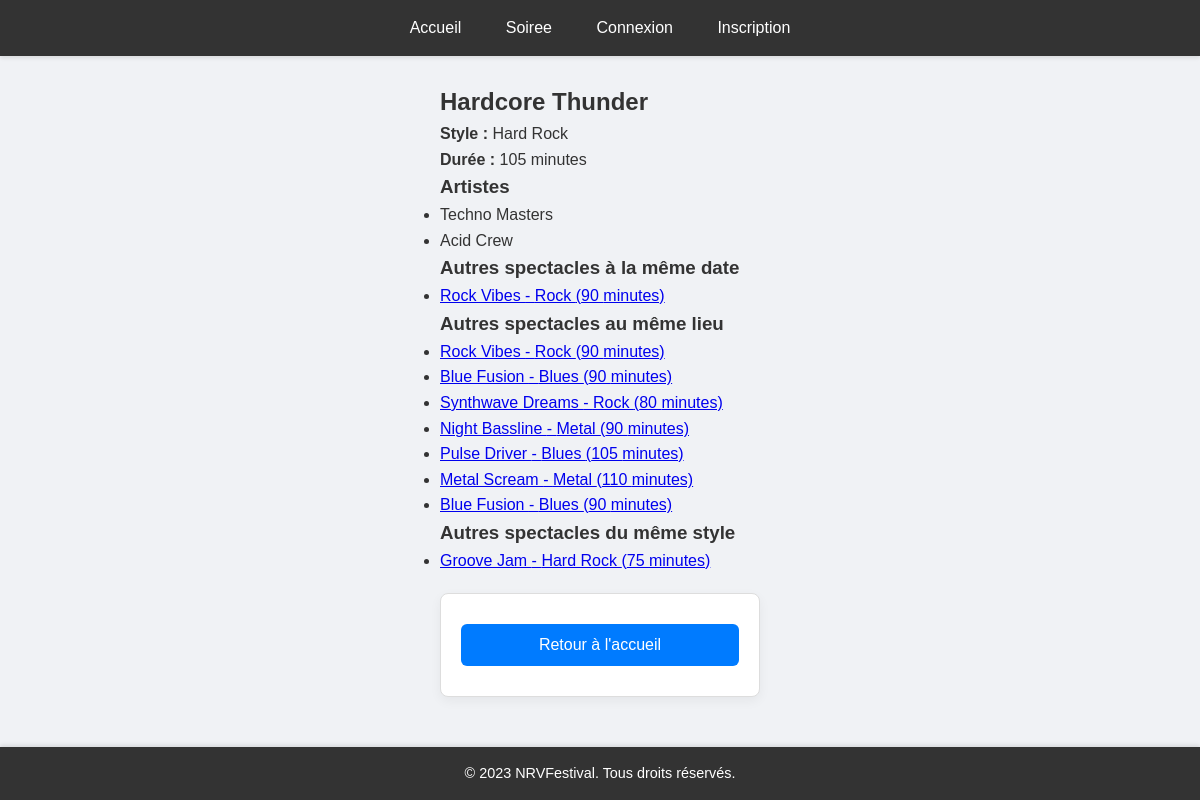
/?action=displaySpectacleDetail&id_spectacle=2, run on the app's committed database.
### tables this page shows
CREATE TABLE `spectacle` (
	`id_spectacle` INT NOT NULL AUTO_INCREMENT,
	`nomSpec` VARCHAR(100) NOT NULL,
	`id_style` INT NOT NULL,
	`id_soiree` INT NOT NULL,
	`duree` INT NOT NULL,
	PRIMARY KEY(`id_spectacle`),
	FOREIGN KEY (`id_soiree`) REFERENCES `soiree`(`id_soiree`),
    FOREIGN KEY (`id_style`) REFERENCES `style`(`id_style`)
);

CREATE TABLE `style`(
                        `id_style` INT NOT NULL,
                        `nom_style` VARCHAR(100),
                        PRIMARY KEY (`id_style`)
);

CREATE TABLE `artiste` (
	`id_artiste` INT NOT NULL AUTO_INCREMENT,
	`nom_artiste` VARCHAR(50) NOT NULL,
	PRIMARY KEY(`id_artiste`)
);

### index.php (called while the page is built, shortened)
<?php
require_once 'src/classes/dispatch/Dispatcher.php';
$dispatcher = new Dispatcher();
$dispatcher->run();

### src/classes/repository/NRVRepository.php (called while the page is built, shortened)
<?php
class NRVRepository {
    private PDO $pdo;
    private static ?NRVRepository $instance = null;
    private static array $config = [];
    private function __construct(array $conf) {
        $this->pdo = new PDO($conf['dsn'], $conf['user'], $conf['pass'], [
            PDO::ATTR_ERRMODE => PDO::ERRMODE_EXCEPTION
        ]);
    }
    public static function getInstance(): ?NRVRepository {
        if (is_null(self::$instance)) {
            self::$instance = new NRVRepository(self::$config);
        }
        return self::$instance;
    }
    public static function setConfig(string $file) {
        $conf = parse_ini_file($file);
        self::$config = [
            'dsn' => "mysql:host=" . $conf['host'] . ";dbname=" . $conf['dbname'],
            'user' => $conf['username'],
            'pass' => $conf['password']
        ];
    }
    public function getSpectaclesByDate(string $date, int $excludeId = null): array {
        $query = "
            SELECT spectacle.id_spectacle, spectacle.nomSpec, style.nom_style AS style, spectacle.duree
            FROM spectacle
            JOIN style ON spectacle.id_style = style.id_style
            JOIN soiree2spectacle ON spectacle.id_spectacle = soiree2spectacle.id_spectacle
            JOIN soiree ON soiree2spectacle.id_soiree = soiree.id_soiree
            WHERE soiree.date = :date
        ";
        if ($excludeId !== null) {
            $query .= " AND spectacle.id_spectacle != :excludeId";
        }
        $stmt = $this->pdo->prepare($query);
        $params = ['date' => $date];
        if ($excludeId !== null) {
            $params['excludeId'] = $excludeId;
        }
        $stmt->execute($params);
        return $stmt->fetchAll(PDO::FETCH_ASSOC);
    }
    public function getSpectaclesByLocation(string $location, int $excludeId = null): array {
        $query = "
            SELECT spectacle.id_spectacle, spectacle.nomSpec, style.nom_style AS style, spectacle.duree
            FROM spectacle
            JOIN style ON spectacle.id_style = style.id_style
            JOIN soiree2spectacle ON spectacle.id_spectacle = soiree2spectacle.id_spectacle
            JOIN soiree ON soiree2spectacle.id_soiree = soiree.id_soiree
            JOIN lieu ON soiree.id_lieu = lieu.id_lieu
            WHERE lieu.nom_lieu = :location
        ";
        if ($excludeId !== null) {
            $query .= " AND spectacle.id_spectacle != :excludeId";
        }
        $stmt = $this->pdo->prepare($query);
        $params = ['location' => $location];
        if ($excludeId !== null) {
            $params['excludeId'] = $excludeId;
        }
        $stmt->execute($params);
        return $stmt->fetchAll(PDO::FETCH_ASSOC);
    }
    public function getSpectaclesByStyle(string $style, int $excludeId = null): array {
        $query = "
            SELECT spectacle.id_spectacle, spectacle.nomSpec, style.nom_style AS style, spectacle.duree
            FROM spectacle
            JOIN style ON spectacle.id_style = style.id_style
            WHERE style.nom_style = :style
        ";
        if ($excludeId !== null) {
            $query .= " AND spectacle.id_spectacle != :excludeId";
        }
        $stmt = $this->pdo->prepare($query);
        $params = ['style' => $style];
        if ($excludeId !== null) {
            $params['excludeId'] = $excludeId;
        }
        $stmt->execute($params);
        return $stmt->fetchAll(PDO::FETCH_ASSOC);
    }
    public function getSpectacleById(int $id): ?array {
        $stmt = $this->pdo->prepare("
            SELECT spectacle.id_spectacle, spectacle.nomSpec, style.nom_style AS style, spectacle.duree, soiree.date, lieu.nom_lieu
            FROM spectacle
            JOIN style ON spectacle.id_style = style.id_style
            JOIN soiree2spectacle ON spectacle.id_spectacle = soiree2spectacle.id_spectacle
            JOIN soiree ON soiree2spectacle.id_soiree = soiree.id_soiree
            JOIN lieu ON soiree.id_lieu = lieu.id_lieu
            WHERE spectacle.id_spectacle = :id
        ");
        $stmt->execute(['id' => $id]);
        return $stmt->fetch(PDO::FETCH_ASSOC) ?: null;
    }
    public function getArtistsBySpectacleId(int $spectacleId): array {
        $stmt = $this->pdo->prepare("
            SELECT artiste.nom_artiste
            FROM artiste
            JOIN spectacle2artiste ON artiste.id_artiste = spectacle2artiste.id_artiste
            WHERE spectacle2artiste.id_spectacle = :spectacleId
        ");
        $stmt->execute(['spectacleId' => $spectacleId]);
        return $stmt->fetchAll(PDO::FETCH_ASSOC);
    }
}

### src/classes/action/DisplaySpectacleDetailAction.php (the view, shortened to what this page needs)
<?php
class DisplaySpectacleDetailAction extends Action {
    public function execute(): string {
        $repo = NRVRepository::getInstance();
        if (isset($_GET['id_spectacle'])) {
            $spectacleId = (int)$_GET['id_spectacle'];
            $spectacle = $repo->getSpectacleById($spectacleId);
            $artists = $repo->getArtistsBySpectacleId($spectacleId);
            $output = "
            <h2>{$spectacle['nomSpec']}</h2>
            <p><strong>Style :</strong> {$spectacle['style']}</p>
            <p><strong>Durée :</strong> {$spectacle['duree']} minutes</p>
            <h3>Artistes</h3>
            <ul>";
            foreach ($artists as $artist) {
                $output .= "<li>{$artist['nom_artiste']}</li>";
            }
            $output .= "</ul>";
            $similarByDate = $repo->getSpectaclesByDate($spectacle['date'], $spectacleId);
            $similarByLocation = $repo->getSpectaclesByLocation($spectacle['nom_lieu'], $spectacleId);
            $similarByStyle = $repo->getSpectaclesByStyle($spectacle['style'], $spectacleId);
            $output .= $this->renderSimilarSection("Autres spectacles à la même date", $similarByDate);
            $output .= $this->renderSimilarSection("Autres spectacles au même lieu", $similarByLocation);
            $output .= $this->renderSimilarSection("Autres spectacles du même style", $similarByStyle);
            $output .= '
            <form action="index.php" method="get">
                <button type="submit" name="action" value="default">Retour à l\'accueil</button>
            </form>';
            return $output;
        } else {
            return "<p>Erreur : ID du spectacle non fourni.</p>";
        }
    }
    private function renderSimilarSection(string $title, array $spectacles): string {
        $output = "<h3>$title</h3><ul>";
        foreach ($spectacles as $spectacle) {
            $output .= "<li><a href='?action=displaySpectacleDetail&id_spectacle={$spectacle['id_spectacle']}'>{$spectacle['nomSpec']} - {$spectacle['style']} ({$spectacle['duree']} minutes)</a></li>";
        }
        $output .= "</ul>";
        return $output;
    }
}

### style/style.css (style rules this page uses)
* { margin: 0; padding: 0; box-sizing: border-box; }
body { font-family: Arial, sans-serif; line-height: 1.6; background-color: #f0f2f5; color: #333; display: flex; justify-content: center; align-items: center; min-height: 100vh; margin: 0; }
form { width: 320px; padding: 20px; margin: 20px auto; border: 1px solid #ddd; border-radius: 8px; background-color: #ffffff; box-shadow: 0px 4px 12px rgba(0, 0, 0, 0.05); text-align: center; }
button, input[type="submit"] { width: 100%; padding: 12px; margin: 10px 0; border: none; border-radius: 6px; background-color: #007BFF; color: white; font-size: 16px; font-weight: 500; cursor: pointer; transition: background-color 0.3s ease, transform 0.2s ease; }

### data on the page
spectacle: nomSpec "Hardcore Thunder", id_style.nom_style "Hard Rock", duree "105"
artiste: nom_artiste "Techno Masters"
artiste: nom_artiste "Acid Crew"
spectacle: nomSpec "Rock Vibes", id_style.nom_style "Rock", duree "90"
spectacle: nomSpec "Blue Fusion", id_style.nom_style "Blues", duree "90"
spectacle: nomSpec "Synthwave Dreams", id_style.nom_style "Rock", duree "80"
spectacle: nomSpec "Night Bassline", id_style.nom_style "Metal", duree "90"
spectacle: nomSpec "Pulse Driver", id_style.nom_style "Blues", duree "105"
spectacle: nomSpec "Metal Scream", id_style.nom_style "Metal", duree "110"
spectacle: nomSpec "Groove Jam", id_style.nom_style "Hard Rock", duree "75"

### other printed values
$title "Autres spectacles à la même date Autres spectacles au même lieu Autres spectacles du même style"
